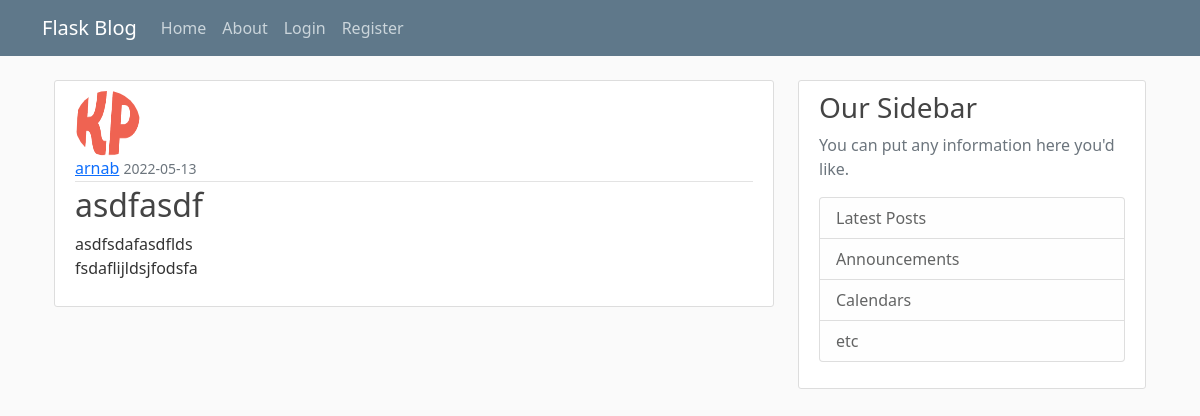
Screenshot of /post/2 with the database file from the repository.
### blog/models.py (models this page shows, shortened)
class User(db.Model , UserMixin):
    id = db.Column(db.Integer , primary_key=True)
    username = db.Column(db.String(20),unique=True,nullable=False)
    email = db.Column(db.String(20),unique=True,nullable=False)
    image_file = db.Column(db.String(20),nullable=False , default="default.jpg") # not unique as all of them will have default image
    password = db.Column(db.String(60),nullable=False)
    posts = db.relationship("Post",backref="author",lazy=True)

class Post(db.Model , UserMixin):
    id = db.Column(db.Integer , primary_key=True)
    title = db.Column(db.String(120),nullable=False)
    date_posted = db.Column(db.DateTime,nullable=False,default=datetime.utcnow)
    content = db.Column(db.Text,nullable=False)
    user_id = db.Column(db.Integer,db.ForeignKey("user.id"),nullable=False)

### blog/routes.py (the view)
@app.route("/post/<int:post_id>",methods=["GET","POST"])
def post(post_id):
    post = Post.query.get_or_404(post_id)
    return render_template("post.html",title=post.title,post=post)

### blog/templates/post.html (shortened to what this page needs)
{% extends 'layout.html' %}
{% block body %}
<article class="media content-section">
    <img class="rounded-circle article-img" src="{{ url_for('static', filename= post.author.image_file ) }}" alt="">
    <div class="media-body">
        <div class="article-metadata">
            <a class="mr-2" href="#">{{ post.author.username }}</a>
            <small class="text-muted">
                {{ post.date_posted.strftime("%Y-%m-%d") }}
            </small>
        </div>
        <h2 class="article-title">{{ post.title }}</h2>
        <p class="article-content">{{ post.content }}</p>
    </div>
</article>
{% endblock body %}

### blog/static/main.css (style rules this page uses)
body { background: #fafafa; color: #333333; margin-top: 5rem; }
h1, h2, h3, h4, h5, h6 { color: #444444; }
.content-section { background: #ffffff; padding: 10px 20px; border: 1px solid #dddddd; border-radius: 3px; margin-bottom: 20px; }
.article-title { color: #444444; }
.article-content { white-space: pre-line; }
.article-img { height: 65px; width: 65px; margin-right: 16px; }
.article-metadata { padding-bottom: 1px; margin-bottom: 4px; border-bottom: 1px solid #e3e3e3 }

### rows the page displays
User: image_file (picture), author.username "arnab"
Post: date_posted "2022-05-13", title "asdfasdf", content "asdfsdafasdflds fsdaflijldsjfodsfa"
